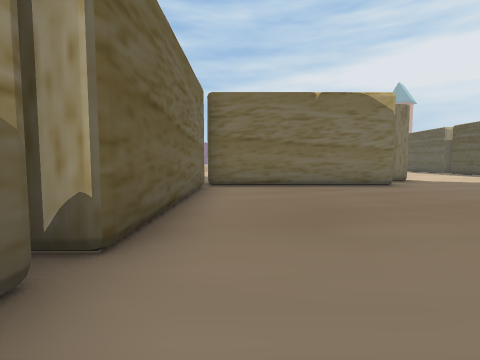
View 1 (above)

15 first-person views from a walk through a Unity game level. The camera is 1.3 m above the floor, tilts 4° down and sees 85° across. The floor is counted in squares, 2 m on a side. Each view is taken from the middle of a square. On the plan, view 1 faces up. The plan holds only what a view shows up to about 9 squares ahead; the rest is blank. The place goes on beyond the plan.

View 2
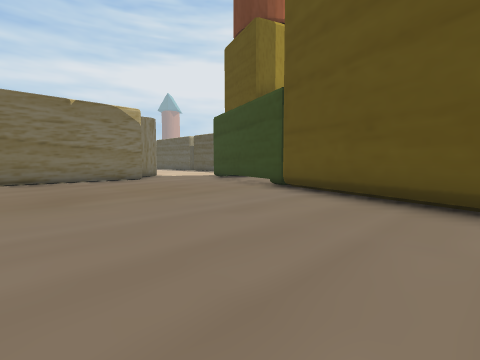

View 3
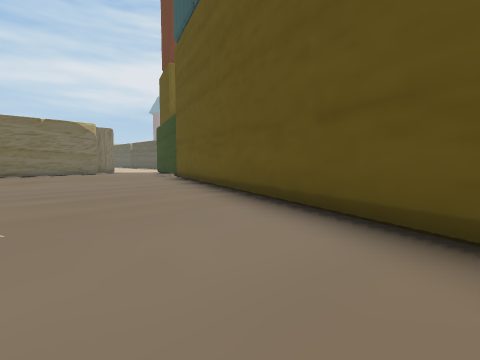

View 4
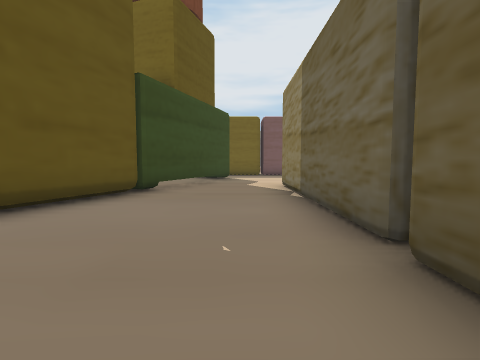

View 5
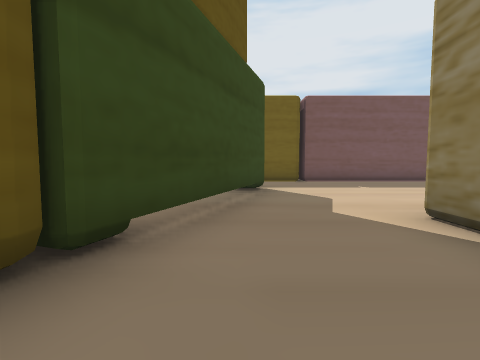

View 6
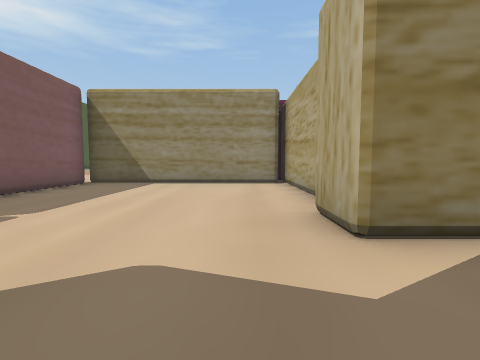

View 7
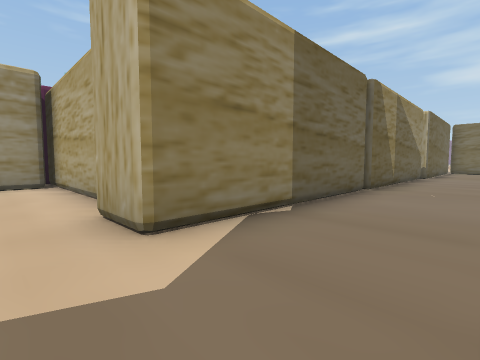

View 8
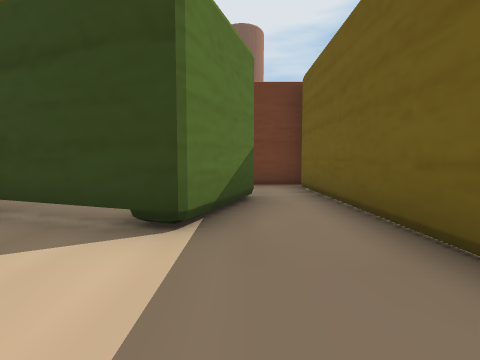

View 9
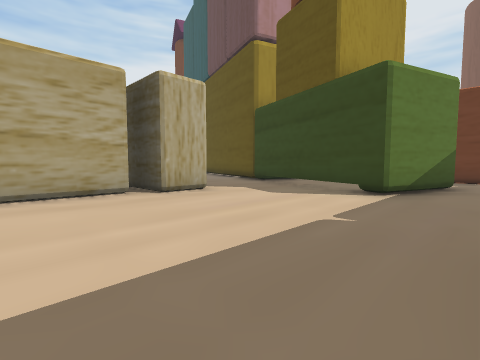

View 10
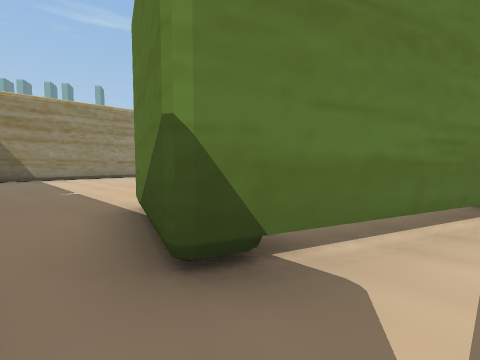

View 11
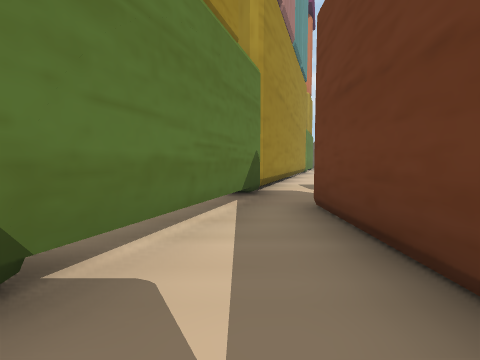

View 12
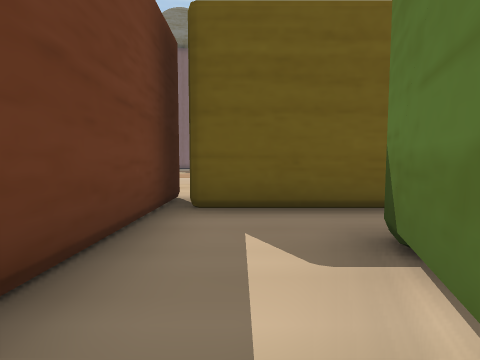

View 13
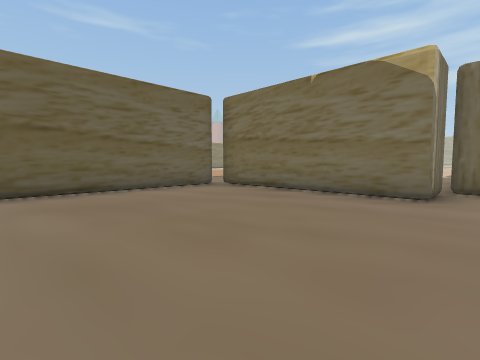

View 14
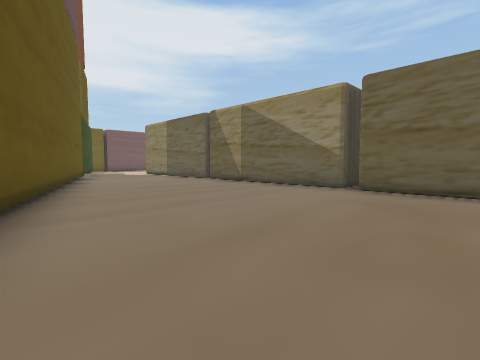

View 15
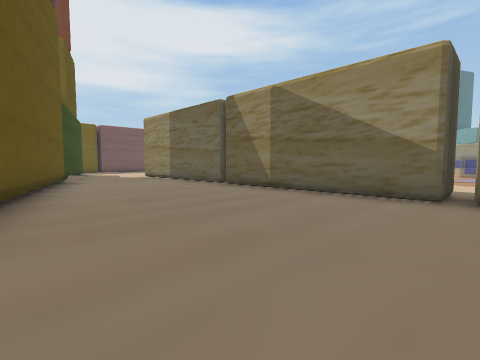

### Floor plan
Points are (right, up) in squares from view 1. A wall is a line through its corners. A room is listed if a view was taken in it or the views show most of it. See-through windows are left out.
Room 1 (views 1, 2, 3, 4, 5, 6, 7, 13, 14, 15)
walls: (-1.1, 1.4) (-1.1, -3.6); (-1.1, -4) (-1.1, -9.1); (-0.9, 6.8) (-0.9, 1.7); (4.2, 8.2) (4.2, 7.1) (-0.8, 7.1); (5.5, 8.6) (4.4, 8.6); (1, -10.8) (5.4, 1.8)
ways out: opening at (0, -10) to room 2
Room 2 (views 8, 9)
walls: (-2.9, -8.6) (-7.8, -8.6); (-1.1, -9.1) (-2.4, -9.1) (-2.4, -7.4); (-6.7, -8.9) (-6.7, -14.5) (3.6, -14.5); (2.8, -13.3) (0.4, -12.4) (1, -10.8)
ways out: opening at (0, -10) to room 1; opening at (3, -14) to room 3
Room 3 (views 10, 11, 12)
walls: (3.8, -10.3) (2.8, -13.3); (3.6, -14.5) (4.6, -14.5); (5.1, -15.6) (5.1, -10.1)
ways out: opening at (3, -14) to room 2

Positions as (right, up) in squares from view 1, and headings:
1: (0, 0), facing up
2: (0, -2), facing up-right
3: (0, -7), facing up-right
4: (0, -2), facing down
5: (1, -6), facing down
6: (1, -10), facing left
7: (1, -10), facing up-left
8: (-2, -13), facing right
9: (-5, -14), facing up-right
10: (4, -14), facing up-left
11: (4, -14), facing up
12: (4, -11), facing down
13: (5, 2), facing up-left
14: (5, 4), facing down-left
15: (4, 2), facing down-left
